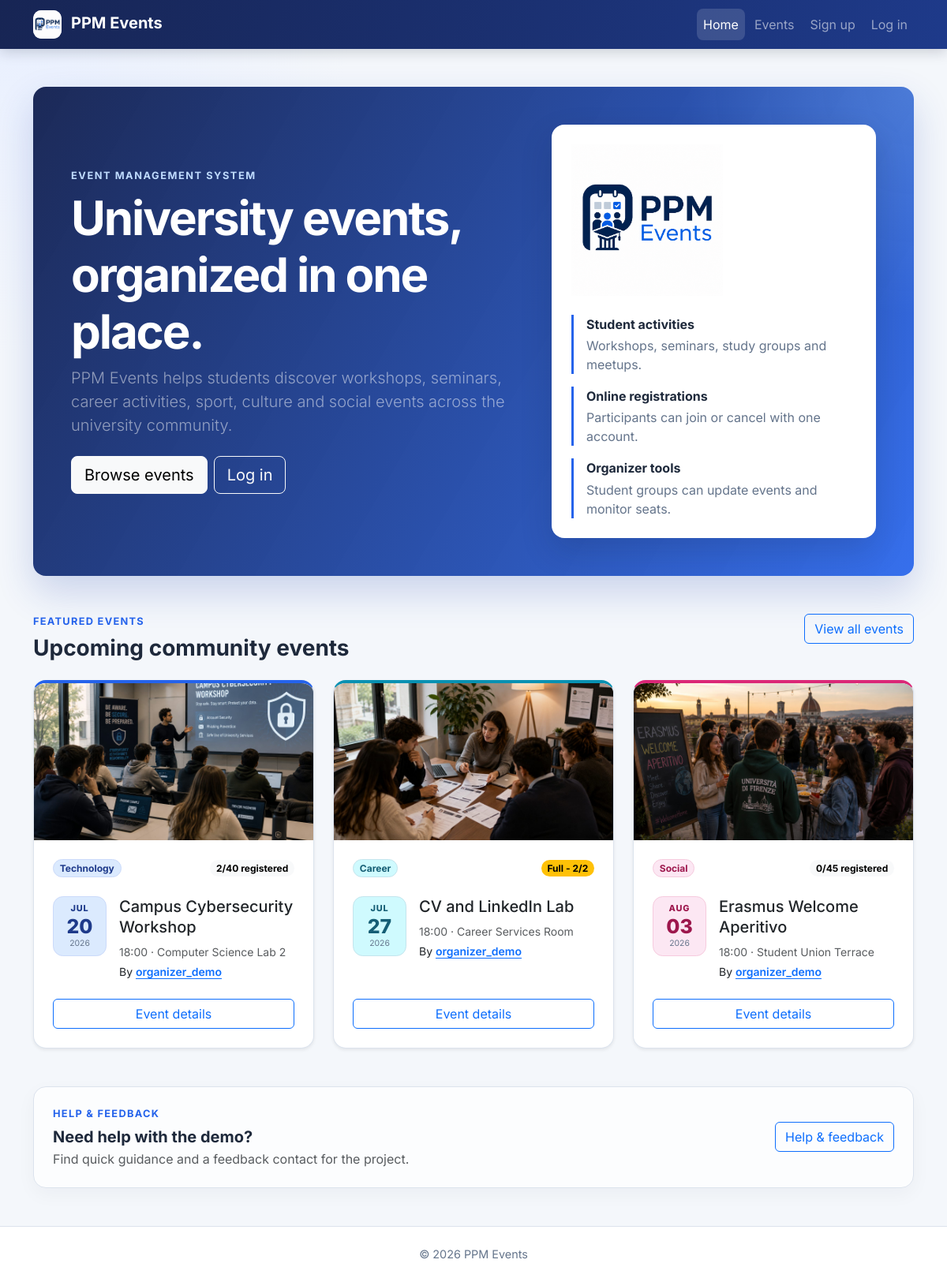
The page / on the database its author committed.
### events/models.py (models this page shows, shortened)
class Event(models.Model):
    class Status(models.TextChoices):
        DRAFT = "draft", "Draft"
        PUBLISHED = "published", "Published"
        CANCELLED = "cancelled", "Cancelled"
    organizer = models.ForeignKey(
        settings.AUTH_USER_MODEL,
        on_delete=models.CASCADE,
        related_name="organized_events",
    )
    category = models.ForeignKey(
        Category,
        on_delete=models.PROTECT,
        related_name="events",
        null=True,
        blank=True,
    )
    title = models.CharField(max_length=200)
    description = models.TextField()
    image = models.ImageField(
        upload_to="event_images/%Y/%m/",
        blank=True,
        validators=[
            FileExtensionValidator(
                allowed_extensions=ALLOWED_EVENT_IMAGE_EXTENSIONS
            ),
            validate_event_image_size,
        ],
    )
    starts_at = models.DateTimeField()
    ends_at = models.DateTimeField()
    location = models.CharField(max_length=255)
    capacity = models.PositiveIntegerField(
        validators=[MinValueValidator(1)],
    )
    status = models.CharField(
        max_length=20,
        choices=Status.choices,
        default=Status.DRAFT,
    )
    created_at = models.DateTimeField(auto_now_add=True)
    updated_at = models.DateTimeField(auto_now=True)
    objects = EventQuerySet.as_manager()
    class Meta:
        ordering = ["starts_at", "title"]
        constraints = [
            models.CheckConstraint(
                condition=Q(capacity__gte=1),
                name="event_capacity_at_least_one",
            ),
            models.CheckConstraint(
                condition=Q(ends_at__gt=F("starts_at")),
                name="event_ends_after_start",
            ),
        ]
        indexes = [
            models.Index(fields=["status", "starts_at"]),
            models.Index(fields=["organizer", "starts_at"]),
        ]
    def get_absolute_url(self):
        return reverse("events:detail", kwargs={"pk": self.pk})
    @property
    def has_ended(self):
        return self.ends_at <= timezone.now()

class Category(models.Model):
    name = models.CharField(max_length=80, unique=True)
    slug = models.SlugField(max_length=80, unique=True)
    class Meta:
        ordering = ["name"]
        verbose_name_plural = "categories"

### events/views.py (the view)
# urls.py: path("", HomeView.as_view(), name="home"),
class HomeView(TemplateView):
    template_name = "events/home.html"
    def get_context_data(self, **kwargs):
        context = super().get_context_data(**kwargs)
        context["featured_events"] = (
            Event.objects.public()
            .select_related("organizer", "category")
            .annotate(registration_count=Count("registrations"))[:3]
        )
        return context

### accounts/context_processors.py (called while the page is built)
def roles(request):
    return {
        "user_is_attendee": is_attendee(request.user),
        "user_is_organizer": is_organizer(request.user),
    }

### accounts/roles.py (called while the page is built)
def get_user_roles(user):
    if not user.is_authenticated:
        return frozenset()
    if not hasattr(user, "_ppm_role_names"):
        user._ppm_role_names = frozenset(
            user.groups.values_list("name", flat=True)
        )
    return user._ppm_role_names

def user_has_role(user, role):
    return role.value in get_user_roles(user)

def is_admin(user):
    return user.is_authenticated and user.is_staff

def is_attendee(user):
    return (
        user_has_role(user, Role.ATTENDEE)
        or user_has_role(user, Role.ORGANIZER)
        or is_admin(user)
    )

def is_organizer(user):
    return user_has_role(user, Role.ORGANIZER) or is_admin(user)

### events/models.py (called while the page is built)
    def public(self):
        return self.filter(status=Event.Status.PUBLISHED)

### templates/events/home.html (shortened to what this page needs)
{% extends "base.html" %}
{% load static %}
{% block content %}
<section class="hero-section rounded-4 p-4 p-md-5">
    <div class="row align-items-center g-4">
        <div class="col-lg-7">
            <p class="hero-eyebrow mb-2">Event Management System</p>
            <h1 class="display-4 fw-bold">
                University events, organized in one place.
            </h1>
            <p class="lead text-white-50 mb-4">
                PPM Events helps students discover workshops, seminars,
                career activities, sport, culture and social events across
                the university community.
            </p>
            <div class="d-flex flex-wrap gap-2">
                <a class="btn btn-light btn-lg" href="{% url 'events:list' %}">
                    Browse events
                </a>
                {% if user_is_organizer %}
                    <a
                        class="btn btn-outline-light btn-lg"
                        href="{% url 'events:create' %}"
                    >
                        Create an event
                    </a>
                {% elif not user.is_authenticated %}
                    <a
                        class="btn btn-outline-light btn-lg"
                        href="{% url 'accounts:login' %}"
                    >
                        Log in
                    </a>
                {% endif %}
            </div>
        </div>
        <div class="col-lg-5">
            <div class="hero-feature-panel hero-logo-panel rounded-4 p-4">
                <img
                    class="hero-logo mb-4"
                    src="{% static 'img/ppm-events-logo.png' %}?v=2"
                    alt="PPM Events"
                >
                <dl class="hero-summary-list mb-0">
                    <div>
                        <dt>Student activities</dt>
                        <dd>Workshops, seminars, study groups and meetups.</dd>
                    </div>
                    <div>
                        <dt>Online registrations</dt>
                        <dd>Participants can join or cancel with one account.</dd>
                    </div>
                    <div>
                        <dt>Organizer tools</dt>
                        <dd>Student groups can update events and monitor seats.</dd>
                    </div>
                </dl>
            </div>
        </div>
    </div>
</section>
<section class="mt-5">
    <div class="d-flex flex-column flex-sm-row justify-content-between gap-3 mb-4">
        <div>
            <p class="page-kicker mb-2">Featured events</p>
            <h2 class="h3 fw-bold mb-0">Upcoming community events</h2>
        </div>
        <div>
            <a class="btn btn-outline-primary" href="{% url 'events:list' %}">
                View all events
            </a>
        </div>
    </div>
    {% if featured_events %}
        <div class="row g-4">
            {% for event in featured_events %}
                <div class="col-md-6 col-xl-4">
                    {% include "includes/event_card.html" with capacity_count=event.registration_count heading_level=3 button_label="Event details" %}
                </div>
            {% endfor %}
        </div>
    {% else %}
        {% include "includes/empty_state.html" with title="No published events" description="When an organizer publishes an event, it will appear in this section." action_url=None action_label=None %}
    {% endif %}
</section>
<section class="contact-cta mt-5 rounded-4 p-4">
    <div class="d-flex flex-column flex-md-row align-items-md-center justify-content-between gap-3">
        <div>
            <p class="page-kicker mb-2">Help & Feedback</p>
            <h2 class="h5 fw-bold mb-1">Need help with the demo?</h2>
            <p class="text-muted mb-0">
                Find quick guidance and a feedback contact for the project.
            </p>
        </div>
        <a class="btn btn-outline-primary flex-shrink-0" href="{% url 'events:contact' %}">
            Help & feedback
        </a>
    </div>
</section>
{% endblock %}

### templates/includes/event_card.html (shortened to what this page needs)
{% load i18n %}
{% language "en" %}
<article class="card event-card category-accent category-{{ event.category.slug|default:'other' }} h-100 shadow-sm">
    {% if event.image %}
        <div class="event-card-media">
            <img
                src="{{ event.image.url }}"
                alt="{{ event.title }}"
                loading="lazy"
                width="1600"
                height="900"
            >
        </div>
    {% endif %}
    <div class="card-body d-flex flex-column p-4">
        <div class="d-flex flex-wrap justify-content-between align-items-center gap-2 mb-4">
            <span class="badge rounded-pill category-badge">
                {{ event.category.name|default:"Other" }}
            </span>
            {% if event.has_ended %}
                <span class="badge rounded-pill event-state-badge event-state-past">
                    Past event
                </span>
            {% elif capacity_count >= event.capacity %}
                <span class="badge rounded-pill text-bg-warning">
                    Full - {{ capacity_count }}/{{ event.capacity }}
                </span>
            {% else %}
                <span class="badge rounded-pill text-bg-light">
                    {{ capacity_count }}/{{ event.capacity }} registered
                </span>
            {% endif %}
        </div>
        <div class="d-flex gap-3 align-items-start mb-4">
            <time
                class="event-date-tile"
                datetime="{{ event.starts_at|date:'c' }}"
                aria-label="{{ event.starts_at|date:'d F Y, H:i' }}"
            >
                <span class="event-date-month">{{ event.starts_at|date:"M" }}</span>
                <span class="event-date-day">{{ event.starts_at|date:"d" }}</span>
                <span class="event-date-year">{{ event.starts_at|date:"Y" }}</span>
            </time>
            <div class="min-w-0">
                {% if heading_level == 3 %}
                    <h3 class="h5 card-title mb-2">{{ event.title }}</h3>
                {% else %}
                    <h2 class="h5 card-title mb-2">{{ event.title }}</h2>
                {% endif %}
                <p class="small text-body-secondary mb-1">
                    {{ event.starts_at|date:"H:i" }} &middot; {{ event.location }}
                </p>
                <p class="small mb-0">
                    By
                    <a
                        class="position-relative z-2 organizer-link"
                        href="{% url 'events:organizer_history' event.organizer_id %}"
                    >
                        {{ event.organizer.get_username }}
                    </a>
                </p>
            </div>
        </div>
        <a
            class="btn btn-outline-primary mt-auto stretched-link"
            href="{{ event.get_absolute_url }}"
            aria-label="View details for {{ event.title }}"
        >
            {{ button_label|default:"View event" }}
        </a>
    </div>
</article>
{% endlanguage %}

### static/css/styles.css (style rules this page uses)
:root { --ppm-navy: #172554; --ppm-blue: #2563eb; --ppm-blue-dark: #1d4ed8; --ppm-surface: #ffffff; --ppm-background: #f4f7fb; --ppm-border: #dce3ed; --ppm-muted: #64748b; }
html { scroll-behavior: smooth; }
body { min-height: 100vh; display: flex; flex-direction: column; color: #1e293b; font-family: "Inter", system-ui, -apple-system, BlinkMacSystemFont, "Segoe UI", sans-serif; background: radial-gradient(circle at top left, #e8efff 0, transparent 28rem), var(--ppm-background); }
a { text-underline-offset: 0.18em; }
.hero-section { overflow: hidden; color: #fff; background: radial-gradient(circle at top right, rgba(147, 197, 253, 0.28), transparent 18rem), linear-gradient(120deg, rgba(23, 37, 84, 0.98), rgba(37, 99, 235, 0.92)); border: 0; box-shadow: 0 1.25rem 3rem rgba(30, 64, 175, 0.2); }
.hero-section h1 { max-width: 46rem; font-size: clamp(2.35rem, 5vw, 4rem); letter-spacing: -0.035em; }
.hero-eyebrow { color: #bfdbfe; font-size: 0.8rem; font-weight: 700; letter-spacing: 0.12em; text-transform: uppercase; }
.hero-feature-panel { background: rgba(255, 255, 255, 0.12); border: 1px solid rgba(255, 255, 255, 0.18); box-shadow: 0 1rem 2.5rem rgba(15, 23, 42, 0.16); backdrop-filter: blur(0.7rem); }
.hero-logo-panel { background: #fff; }
.hero-logo { display: block; max-width: 12rem; height: auto; }
.hero-summary-list { display: grid; gap: 1rem; color: #1e293b; }
.hero-summary-list div { padding-left: 1rem; border-left: 0.2rem solid var(--ppm-blue); }
.hero-summary-list dt { margin-bottom: 0.2rem; font-weight: 700; }
.hero-summary-list dd { margin-bottom: 0; color: var(--ppm-muted); }
.btn { transition: color 160ms ease, background-color 160ms ease, border-color 160ms ease, box-shadow 160ms ease, transform 160ms ease; }
.page-kicker { color: var(--ppm-blue); font-size: 0.8rem; font-weight: 700; letter-spacing: 0.1em; text-transform: uppercase; }
.card { border-color: var(--ppm-border); border-radius: 1rem; }
.event-card { --category-color: var(--ppm-blue); --category-soft: #e8efff; --category-text: #173b7a; overflow: hidden; border-top: 0.25rem solid var(--category-color); transition: border-color 160ms ease, transform 160ms ease, box-shadow 160ms ease; }
.category-accent { --category-color: #64748b; --category-soft: #f1f5f9; --category-text: #334155; }
.category-technology { --category-color: #2563eb; --category-soft: #dbeafe; --category-text: #1e3a8a; }
.category-career { --category-color: #0891b2; --category-soft: #cffafe; --category-text: #155e75; }
.category-social { --category-color: #db2777; --category-soft: #fce7f3; --category-text: #9d174d; }
.event-card .card-title { line-height: 1.3; }
.event-card-media, .event-detail-media { overflow: hidden; background: #e2e8f0; aspect-ratio: 16 / 9; }
.event-card-media img, .event-detail-media img { width: 100%; height: 100%; object-fit: cover; }
.event-card-media img { transition: transform 240ms ease; }
.event-date-tile { display: grid; flex: 0 0 4.25rem; min-height: 4.75rem; padding: 0.45rem; place-items: center; color: var(--category-text); line-height: 1; text-align: center; text-decoration: none; background: var(--category-soft); border: 1px solid color-mix(in srgb, var(--category-color) 24%, white); border-radius: 0.8rem; }
.event-date-month { font-size: 0.68rem; font-weight: 800; letter-spacing: 0.08em; text-transform: uppercase; }
.event-date-day { font-size: 1.55rem; font-weight: 800; }
.event-date-year { color: var(--ppm-muted); font-size: 0.65rem; }
.organizer-link { font-weight: 600; }
.min-w-0 { min-width: 0; }
.category-badge { color: var(--category-text); background: var(--category-soft); border: 1px solid color-mix(in srgb, var(--category-color) 24%, white); }
.contact-cta { background: rgba(255, 255, 255, 0.72); border: 1px solid var(--ppm-border); box-shadow: 0 0.5rem 1.5rem rgba(15, 23, 42, 0.04); }
.contact-cta p { max-width: 42rem; }

### rows shown on the page
Event: image (picture), category.name "Technology", capacity_count "2", capacity "40", starts_at "JUL", starts_at "20", starts_at "2026", title "Campus Cybersecurity Workshop", starts_at "18:00", location "Computer Science Lab 2", organizer.get_username "organizer_demo", button_label "Event details"
Event: image (picture), category.name "Career", capacity "2", starts_at "JUL", starts_at "27", starts_at "2026", title "CV and LinkedIn Lab", starts_at "18:00", location "Career Services Room", organizer.get_username "organizer_demo", button_label "Event details"
Event: image (picture), category.name "Social", capacity_count "0", capacity "45", starts_at "AUG", starts_at "03", starts_at "2026", title "Erasmus Welcome Aperitivo", starts_at "18:00", location "Student Union Terrace", organizer.get_username "organizer_demo", button_label "Event details"
